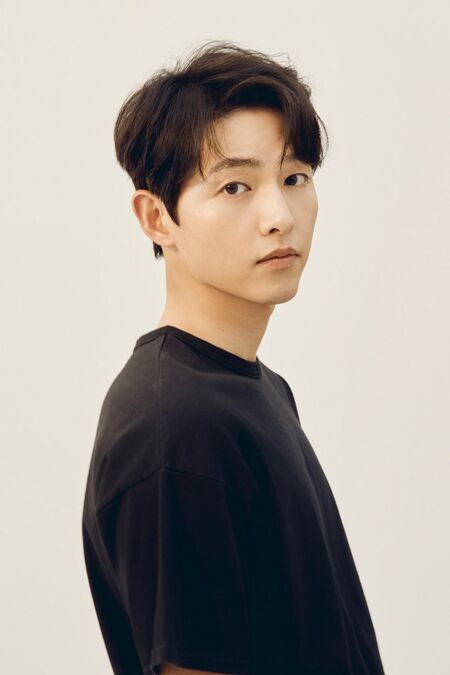
#> input picture backend/joongki.jpg, 450 x 675 px
$ python -i video_processing.py   (imports and definitions only)   (older library calls are emulated)
#> lines starting #> are read from the running program, lines starting #| are printed output that depends on the picture
"""
Optimized Video Processing for DetectifAI

This module contains optimized video processing components focusing on:
- Efficient keyframe extraction for security footage
- Selective frame enhancement only when needed
- Memory-optimized processing for large surveillance videos
"""

import cv2
import numpy as np
import os
import uuid
from typing import Dict, List, Tuple, Optional, Any
from dataclasses import dataclass
import time
import logging

# Set up logging
# [1 line not run here, left out]
logger = logging.getLogger(__name__)

@dataclass
class FrameData:
    """Data structure for frame information"""
    frame_path: str
    timestamp: float
    frame_number: int
    quality_score: float
    motion_score: float
    burst_active: bool
    enhancement_applied: bool
    face_count: int = 0
    object_count: int = 0

@dataclass
class KeyframeResult:
    """Result structure for keyframe extraction"""
    frame_data: FrameData
    keyframe_score: float
    selection_reason: str

class OptimizedFrameEnhancer:
    """Optimized frame enhancement for DetectifAI - only enhance when necessary"""

    def __init__(self, enable_clahe: bool = True, clahe_clip_limit: float = 2.0):
        self.enable_clahe = enable_clahe

        # Initialize CLAHE (skip denoising for performance)
        if enable_clahe:
            self.clahe = cv2.createCLAHE(clipLimit=clahe_clip_limit, tileGridSize=(8, 8))

        logger.info(f"OptimizedFrameEnhancer initialized - CLAHE: {enable_clahe}")

    def enhance_frame_if_needed(self, frame: np.ndarray) -> Tuple[np.ndarray, bool]:
        """
        Enhance frame only if quality is poor (DetectifAI optimization)

        Args:
            frame: Input frame as numpy array

        Returns:
            Tuple of (enhanced_frame, enhancement_applied)
        """
        try:
            # Quick quality assessment
            if not self._needs_enhancement(frame):
                return frame, False

            enhanced = frame.copy()

            # Apply CLAHE only to L channel for color frames
            if len(frame.shape) == 3 and self.enable_clahe:
                lab = cv2.cvtColor(enhanced, cv2.COLOR_BGR2LAB)
                l_channel = lab[:, :, 0]
                l_enhanced = self.clahe.apply(l_channel)
                lab[:, :, 0] = l_enhanced
                enhanced = cv2.cvtColor(lab, cv2.COLOR_LAB2BGR)
                return enhanced, True

            elif len(frame.shape) == 2 and self.enable_clahe:
                # Grayscale frame
                enhanced = self.clahe.apply(enhanced)
                return enhanced, True

            return frame, False

        except Exception as e:
            logger.error(f"Error enhancing frame: {e}")
            return frame, False

    def _needs_enhancement(self, frame: np.ndarray) -> bool:
        """
        Quick quality check - only enhance genuinely poor quality frames
        """
        try:
            # Convert to grayscale for analysis
            if len(frame.shape) == 3:
                gray = cv2.cvtColor(frame, cv2.COLOR_BGR2GRAY)
            else:
                gray = frame

            # Check brightness and contrast
            mean_brightness = np.mean(gray)
            contrast = np.std(gray)

            # Only enhance if frame has quality issues
            return (
                mean_brightness < 50 or    # Too dark
                mean_brightness > 200 or   # Too bright
                contrast < 30             # Low contrast
            )

        except Exception:
            return False

class OptimizedVideoProcessor:
    """
    Optimized video processor for DetectifAI surveillance footage
    """

    # [168 lines left out: functions __init__, extract_keyframes_optimized, _assess_frame_quality, extract_keyframes, not called in this run]

    def get_processing_stats(self) -> Dict[str, Any]:
        """Get processing statistics"""
        return self.processing_stats.copy()

class StreamingVideoProcessor:
    """
    Streaming processor for large surveillance videos to reduce memory usage
    """

    def __init__(self, config=None):
        self.config = config
        self.chunk_size = getattr(config, 'video_chunk_size', 1000)  # Process 1000 frames at a time

    # [77 lines left out: function process_video_in_chunks, not called in this run]

def create_optimized_processor(config=None):
    """Factory function to create optimized video processor"""
    return OptimizedVideoProcessor(config)

>>> import cv2
>>> picture = cv2.imread('../joongki.jpg')
#> picture is the input picture: shape (675, 450, 3); mean B, G, R 151.6, 159.2, 165.2
>>> result = OptimizedFrameEnhancer().enhance_frame_if_needed(picture)
#> in _needs_enhancement, `gray = cv2.cvtColor(frame, cv2.COLOR_BGR2GRAY)`:
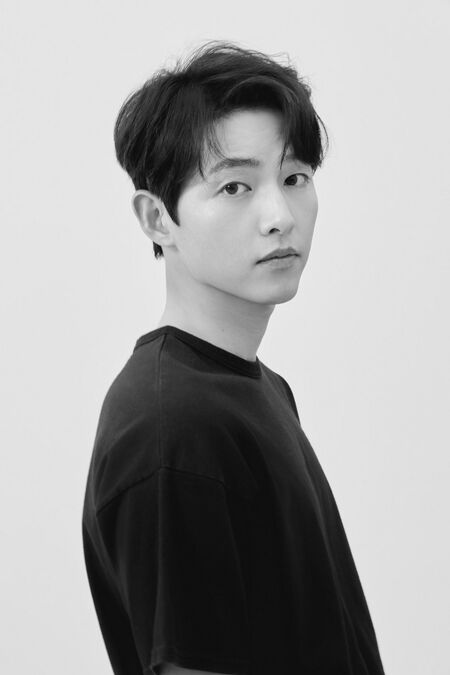
#> gray: shape (675, 450); min 3, max 249, mean 160.1
#> in _needs_enhancement, `mean_brightness = np.mean(gray)`: mean_brightness = 160.1
#> in _needs_enhancement, `contrast = np.std(gray)`: contrast = 89.3
